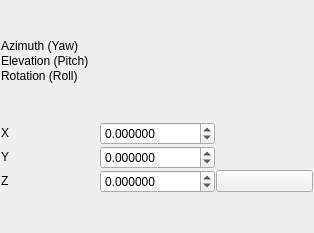
<?xml version="1.0" encoding="UTF-8"?>
<ui version="4.0">
 <class>Affine3dControlWidget</class>
 <widget class="QWidget" name="Affine3dControlWidget">
  <property name="geometry">
   <rect>
    <x>0</x>
    <y>0</y>
    <width>314</width>
    <height>233</height>
   </rect>
  </property>
  <property name="windowTitle">
   <string>Dialog</string>
  </property>
  <layout class="QVBoxLayout" name="verticalLayout">
   <property name="spacing">
    <number>1</number>
   </property>
   <property name="leftMargin">
    <number>1</number>
   </property>
   <property name="topMargin">
    <number>1</number>
   </property>
   <property name="rightMargin">
    <number>1</number>
   </property>
   <property name="bottomMargin">
    <number>1</number>
   </property>
   <item>
    <layout class="QGridLayout" name="gridLayout">
     <item row="1" column="0">
      <widget class="QLabel" name="label_6">
       <property name="sizePolicy">
        <sizepolicy hsizetype="Preferred" vsizetype="Fixed">
         <horstretch>0</horstretch>
         <verstretch>0</verstretch>
        </sizepolicy>
       </property>
       <property name="text">
        <string>Elevation (Pitch)</string>
       </property>
      </widget>
     </item>
     <item row="0" column="0">
      <widget class="QLabel" name="label_5">
       <property name="sizePolicy">
        <sizepolicy hsizetype="Preferred" vsizetype="Fixed">
         <horstretch>0</horstretch>
         <verstretch>0</verstretch>
        </sizepolicy>
       </property>
       <property name="text">
        <string>Azimuth (Yaw)</string>
       </property>
      </widget>
     </item>
     <item row="2" column="0">
      <widget class="QLabel" name="label_7">
       <property name="sizePolicy">
        <sizepolicy hsizetype="Preferred" vsizetype="Fixed">
         <horstretch>0</horstretch>
         <verstretch>0</verstretch>
        </sizepolicy>
       </property>
       <property name="text">
        <string>Rotation (Roll)</string>
       </property>
      </widget>
     </item>
     <item row="0" column="1">
      <widget class="AngleEditBox" name="widgetYaw" native="true">
       <property name="sizePolicy">
        <sizepolicy hsizetype="Preferred" vsizetype="Preferred">
         <horstretch>0</horstretch>
         <verstretch>0</verstretch>
        </sizepolicy>
       </property>
       <property name="minimumSize">
        <size>
         <width>0</width>
         <height>0</height>
        </size>
       </property>
      </widget>
     </item>
     <item row="1" column="1">
      <widget class="AngleEditBox" name="widgetPitch" native="true"/>
     </item>
     <item row="2" column="1">
      <widget class="AngleEditBox" name="widgetRoll" native="true"/>
     </item>
    </layout>
   </item>
   <item>
    <layout class="QGridLayout" name="gridLayout_2">
     <item row="0" column="1">
      <widget class="QDoubleSpinBox" name="spinBoxX">
       <property name="decimals">
        <number>6</number>
       </property>
       <property name="minimum">
        <double>-1000000000.000000000000000</double>
       </property>
       <property name="maximum">
        <double>1000000000.000000000000000</double>
       </property>
      </widget>
     </item>
     <item row="0" column="0">
      <widget class="QLabel" name="label_8">
       <property name="sizePolicy">
        <sizepolicy hsizetype="Preferred" vsizetype="Fixed">
         <horstretch>0</horstretch>
         <verstretch>0</verstretch>
        </sizepolicy>
       </property>
       <property name="text">
        <string>X</string>
       </property>
      </widget>
     </item>
     <item row="2" column="1">
      <widget class="QDoubleSpinBox" name="spinBoxZ">
       <property name="decimals">
        <number>6</number>
       </property>
       <property name="minimum">
        <double>-1000000000.000000000000000</double>
       </property>
       <property name="maximum">
        <double>1000000000.000000000000000</double>
       </property>
      </widget>
     </item>
     <item row="1" column="0">
      <widget class="QLabel" name="label_9">
       <property name="sizePolicy">
        <sizepolicy hsizetype="Preferred" vsizetype="Fixed">
         <horstretch>0</horstretch>
         <verstretch>0</verstretch>
        </sizepolicy>
       </property>
       <property name="text">
        <string>Y</string>
       </property>
      </widget>
     </item>
     <item row="1" column="1">
      <widget class="QDoubleSpinBox" name="spinBoxY">
       <property name="decimals">
        <number>6</number>
       </property>
       <property name="minimum">
        <double>-1000000000.000000000000000</double>
       </property>
       <property name="maximum">
        <double>1000000000.000000000000000</double>
       </property>
      </widget>
     </item>
     <item row="2" column="0">
      <widget class="QLabel" name="label_10">
       <property name="sizePolicy">
        <sizepolicy hsizetype="Preferred" vsizetype="Fixed">
         <horstretch>0</horstretch>
         <verstretch>0</verstretch>
        </sizepolicy>
       </property>
       <property name="text">
        <string>Z</string>
       </property>
      </widget>
     </item>
     <item row="2" column="2">
      <widget class="QPushButton" name="copyTextButton">
       <property name="toolTip">
        <string>Copy as Text</string>
       </property>
       <property name="text">
        <string/>
       </property>
       <property name="icon">
        <iconset resource="../../../resources/main.qrc">
         <normaloff>:/new/prefix1/page_copy.png</normaloff>:/new/prefix1/page_copy.png</iconset>
       </property>
       <property name="iconSize">
        <size>
         <width>24</width>
         <height>24</height>
        </size>
       </property>
      </widget>
     </item>
    </layout>
   </item>
  </layout>
 </widget>
 <customwidgets>
  <customwidget>
   <class>AngleEditBox</class>
   <extends>QWidget</extends>
   <header>widgets/angleEditBox.h</header>
   <container>1</container>
  </customwidget>
 </customwidgets>
 <resources>
  <include location="../../../resources/main.qrc"/>
 </resources>
 <connections/>
</ui>
